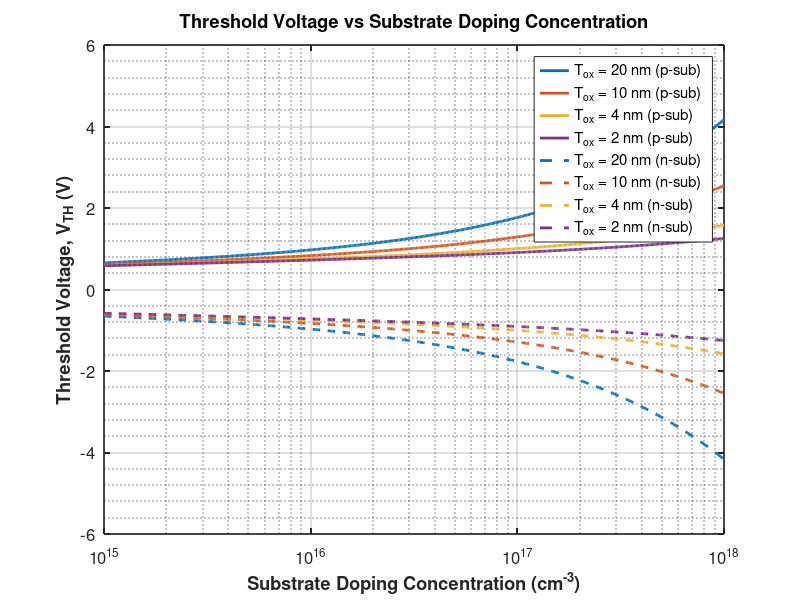

Here is the MATLAB script that generated this plot:
%% Threshold Voltage vs Substrate Doping Concentration
% Ideal MOS Capacitor / Long-Channel MOSFET
% ---------------------------------------------------------
% This script calculates the threshold voltage as a function
% of substrate doping concentration for different oxide thicknesses.
% Equations:
%   phi_F = Vt*ln(N/ni)
%
%   Q_B = sqrt(4*eps_s*q*N*phi_F)
%
%   p-type substrate:
%       VTH = VFB + 2phi_F + QB/Cox
%
%   n-type substrate:
%       VTH = VFB - 2phi_F - QB/Cox
%
% Author: Mostafa Ahmed
% ---------------------------------------------------------

clc;
clear;
close all;

%% Physical Constants

q = 1.602e-19;          % Electron charge (C)
k = 1.38e-23;           % Boltzmann constant (J/K)
T = 300;                % Temperature (K)

Vt = k*T/q;             % Thermal voltage (V)

%% Silicon Properties

eps0 = 8.854e-14;       % Vacuum permittivity (F/cm)

eps_si = 11.8;          % Relative permittivity of silicon
eps_ox = 3.9;           % Relative permittivity of SiO2

eps_s = eps_si*eps0;    % Silicon permittivity (F/cm)
epsox = eps_ox*eps0;    % Oxide permittivity (F/cm)

ni = 1.5e10;            % Intrinsic carrier concentration (cm^-3)

%% Device Parameters

VFB = 0;                % Ideal flat-band voltage (V)

% Oxide thicknesses (cm)
Tox = [20e-7 10e-7 4e-7 2e-7];

% Substrate doping concentration (cm^-3)
doping = logspace(15,18,500);

%% Figure

figure;
hold on;
grid on;
box on;

colors = lines(length(Tox));

legendText = {};

%% Loop over substrate types

for substrateType = 1:2

    if substrateType == 1

        %-------------------------------
        % p-type substrate (NMOS)
        %-------------------------------

        lineStyle = '-';
        substrateName = 'p-sub';

        Na = doping;

        phiF = Vt*log(Na/ni);

    else

        %-------------------------------
        % n-type substrate (PMOS)
        %-------------------------------

        lineStyle = '--';
        substrateName = 'n-sub';

        Nd = doping;

        phiF = Vt*log(Nd/ni);

    end

    %% Loop over oxide thickness

    for i = 1:length(Tox)

        % Oxide capacitance per unit area
        Cox = epsox/Tox(i);

        if substrateType == 1

            % Depletion charge magnitude
            QB = sqrt(4*q*eps_s*Na.*phiF);

            % NMOS threshold voltage
            VTH = VFB + 2*phiF + QB/Cox;

        else

            % Depletion charge magnitude
            QB = sqrt(4*q*eps_s*Nd.*phiF);

            % PMOS threshold voltage
            VTH = VFB - 2*phiF - QB/Cox;

        end

        % Plot
        semilogx(doping,VTH,...
            'Color',colors(i,:),...
            'LineStyle',lineStyle,...
            'LineWidth',2);

        legendText{end+1} = sprintf('T_{ox} = %.0f nm (%s)',...
            Tox(i)*1e7,substrateName);

    end

end

%% Labels

xlabel('Substrate Doping Concentration (cm^{-3})',...
    'FontSize',13,...
    'FontWeight','bold');

ylabel('Threshold Voltage, V_{TH} (V)',...
    'FontSize',13,...
    'FontWeight','bold');

title('Threshold Voltage vs Substrate Doping Concentration',...
    'FontSize',14,...
    'FontWeight','bold');

legend(legendText,...
    'Location','best',...
    'FontSize',10);

set(gca,...
    'FontSize',12,...
    'LineWidth',1.2,...
    'XMinorGrid','on',...
    'YMinorGrid','on');

xlim([1e15 1e18]);
